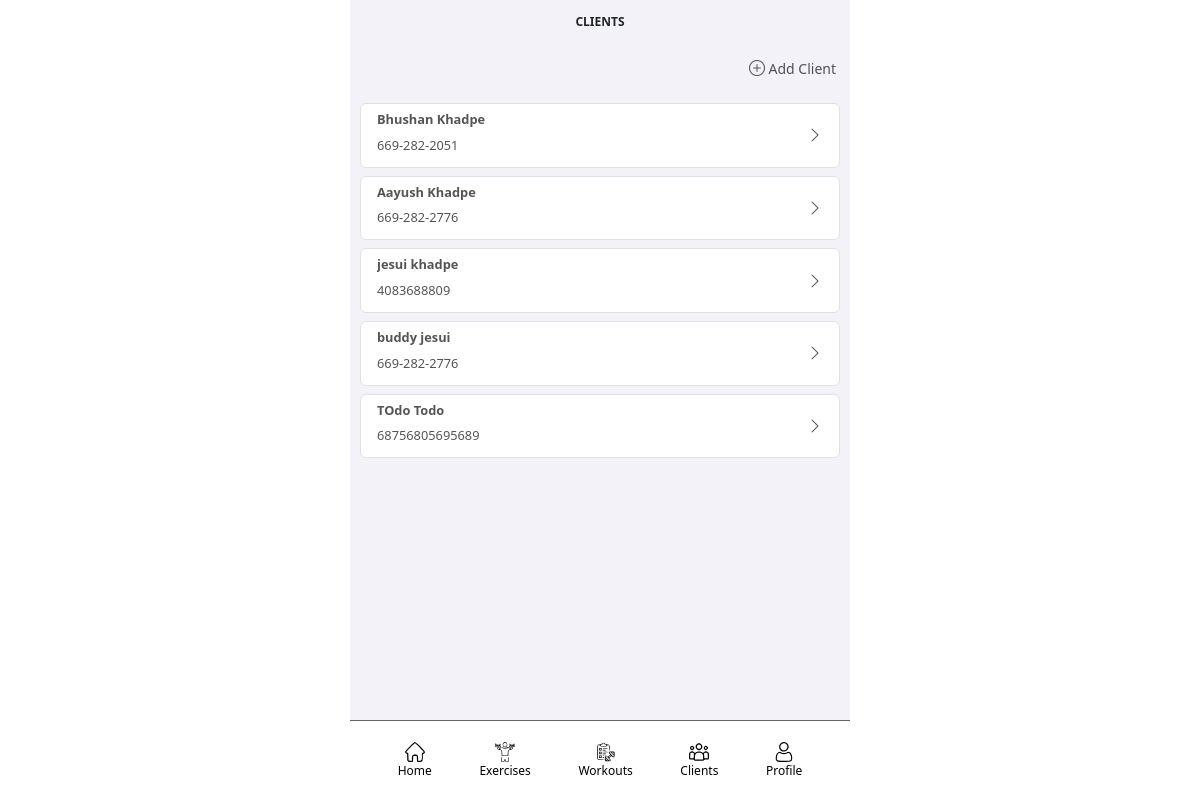
The app's page /fitnessApp/clients (signed in) with its own data.
### fitnessApp/models/fitnessAppUser_models.py (models this page shows, shortened)
class FitnessAppPerson(models.Model):
    first_name = models.CharField(max_length=500, null=False, blank=False)
    last_name = models.CharField(max_length=500, blank=True)
    coach_flag = models.BooleanField(default=False)
    coach = models.ForeignKey('self', on_delete=models.SET_NULL, null=True)
    email = models.EmailField(max_length=100, null=True, blank=True)
    phone_number = models.CharField(max_length=20, null=True, blank=True)

### fitnessApp/views/client_views.py (the view)
# urls.py: path("clients", ClientListView.as_view(), name="clients"),
class ClientListView(LoginRequiredMixin, ListView):
    model = FitnessAppPerson
    template_name = "client_list.html"
    paginate_by = 10
    def get_queryset(self):
        queryset = super().get_queryset()
        queryset = queryset.filter(coach=self.request.user.person)
        return queryset

### fitnessApp/templates/client_list.html
{% extends "base/base.html" %}
{% block title %}Clients{% endblock %}
{% block content %}
<div>
<div class="client-create-outer">
    <div class="client-create-inner mb-3">
        <a class="fitnessapp-profile-item" href="{% url 'client-create' %}">
             <i class="bi bi-plus-circle"></i><span><small>&nbsp;Add Client</small></span>
        </a>
    </div>
</div>
<div>
    {% for item in object_list %}
        <ul class="list-group">
            <li class="list-group-item client-detail-item">
                <a class="fitnessapp-profile-item" href="{% url 'client-details' item.id %}">
                    <div class="client-detail-outer">
                        <div class="client-detail-name">
                            <h5 class="text single-line"><b>{{ item.first_name }} {{ item.last_name }}</b></h5>
                        </div>
                        <div class="client-detail-phone-number">
                            <h6 class="text single-line">{{ item.phone_number }}</h6>
                        </div>
                        <div class="client-detail-edit">
                            <i class="bi bi-chevron-right"></i>
                        </div>
                    </div>
                </a>
            </li>
        </ul>
    {% empty %}
    No clients yet.
    {% endfor %}
</div>
</div>
{% endblock %}

### fitnessApp/static/css/main.css (style rules this page uses)
:root { --fitnessapp-session-bg-content: #718C9E; --fitnessapp-session-bg-header: #495D6A; --fitnessapp-session-bg-content-light: #C3CED6; --fitnessapp-session-bg-content-lighter: #e6e6e6; }
body { background: white }
.fitnessapp-profile-item { text-decoration: none; color: rgb(83, 82, 82); }
.text.single-line { overflow: hidden; text-overflow: ellipsis; white-space: nowrap; font-size: 0.8em; }
.client-detail-item { margin-top: 0.5rem; }
.client-detail-outer { display: grid; grid-template-rows: 55% 45%; grid-template-columns: auto max-content; }
.client-detail-name { grid-area: 1 / 1 / 2 / 2; color: #555555; }
.client-detail-phone-number { grid-area: 2 / 1 / 3 / 2; color: #555555; }
.client-detail-edit { grid-area: 1 / 2 / 3 / 3; margin: auto; }
.client-create-outer { display: grid; grid-template-rows: min-content; grid-template-columns: 100%; }
.client-create-inner { grid-area: 1 / 1 / 2 / 2; justify-self: end; padding-right: 0.25rem; }

### records on screen
FitnessAppPerson: first_name "Bhushan", last_name "Khadpe", phone_number "669-282-2051"
FitnessAppPerson: first_name "Aayush", last_name "Khadpe", phone_number "669-282-2776"
FitnessAppPerson: first_name "jesui", last_name "khadpe", phone_number "4083688809"
FitnessAppPerson: first_name "buddy", last_name "jesui", phone_number "669-282-2776"
FitnessAppPerson: first_name "TOdo", last_name "Todo", phone_number "68756805695689"
